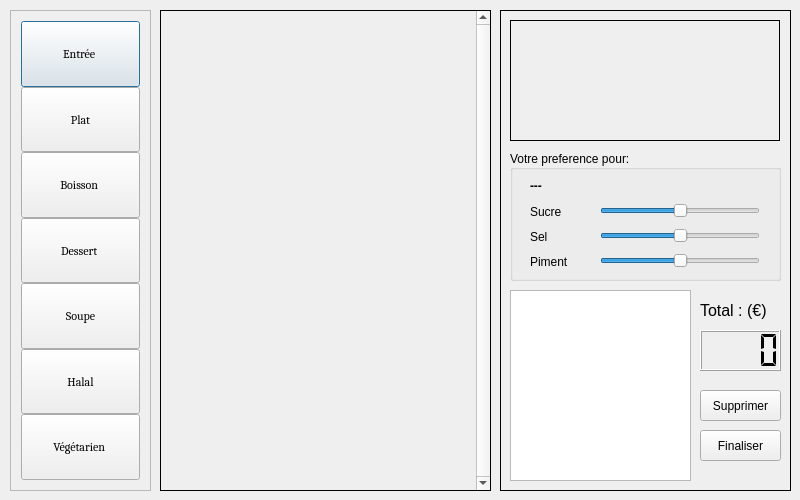
<?xml version="1.0" encoding="UTF-8"?>
<ui version="4.0">
 <class>Widget</class>
 <widget class="QWidget" name="Widget">
  <property name="geometry">
   <rect>
    <x>0</x>
    <y>0</y>
    <width>800</width>
    <height>500</height>
   </rect>
  </property>
  <property name="minimumSize">
   <size>
    <width>800</width>
    <height>500</height>
   </size>
  </property>
  <property name="maximumSize">
   <size>
    <width>800</width>
    <height>500</height>
   </size>
  </property>
  <property name="windowTitle">
   <string>Widget</string>
  </property>
  <widget class="QFrame" name="frame">
   <property name="geometry">
    <rect>
     <x>10</x>
     <y>10</y>
     <width>141</width>
     <height>481</height>
    </rect>
   </property>
   <property name="frameShape">
    <enum>QFrame::StyledPanel</enum>
   </property>
   <property name="frameShadow">
    <enum>QFrame::Plain</enum>
   </property>
   <widget class="QWidget" name="verticalLayoutWidget">
    <property name="geometry">
     <rect>
      <x>0</x>
      <y>0</y>
      <width>141</width>
      <height>481</height>
     </rect>
    </property>
    <layout class="QVBoxLayout" name="verticalLayout">
     <property name="spacing">
      <number>0</number>
     </property>
     <item>
      <widget class="QPushButton" name="pushButton">
       <property name="enabled">
        <bool>true</bool>
       </property>
       <property name="sizePolicy">
        <sizepolicy hsizetype="Minimum" vsizetype="Minimum">
         <horstretch>0</horstretch>
         <verstretch>0</verstretch>
        </sizepolicy>
       </property>
       <property name="font">
        <font>
         <family>Cambria</family>
        </font>
       </property>
       <property name="text">
        <string>Entrée </string>
       </property>
       <property name="autoDefault">
        <bool>false</bool>
       </property>
       <property name="default">
        <bool>true</bool>
       </property>
       <property name="flat">
        <bool>false</bool>
       </property>
      </widget>
     </item>
     <item>
      <widget class="QPushButton" name="pushButton_2">
       <property name="sizePolicy">
        <sizepolicy hsizetype="Minimum" vsizetype="Minimum">
         <horstretch>0</horstretch>
         <verstretch>0</verstretch>
        </sizepolicy>
       </property>
       <property name="font">
        <font>
         <family>Cambria</family>
         <weight>50</weight>
         <bold>false</bold>
        </font>
       </property>
       <property name="text">
        <string>Plat</string>
       </property>
      </widget>
     </item>
     <item>
      <widget class="QPushButton" name="pushButton_3">
       <property name="sizePolicy">
        <sizepolicy hsizetype="Minimum" vsizetype="Minimum">
         <horstretch>0</horstretch>
         <verstretch>0</verstretch>
        </sizepolicy>
       </property>
       <property name="font">
        <font>
         <family>Cambria</family>
        </font>
       </property>
       <property name="text">
        <string>Boisson </string>
       </property>
       <property name="autoDefault">
        <bool>false</bool>
       </property>
       <property name="default">
        <bool>false</bool>
       </property>
      </widget>
     </item>
     <item>
      <widget class="QPushButton" name="pushButton_4">
       <property name="sizePolicy">
        <sizepolicy hsizetype="Minimum" vsizetype="Minimum">
         <horstretch>0</horstretch>
         <verstretch>0</verstretch>
        </sizepolicy>
       </property>
       <property name="font">
        <font>
         <family>Cambria</family>
        </font>
       </property>
       <property name="text">
        <string>Dessert </string>
       </property>
      </widget>
     </item>
     <item>
      <widget class="QPushButton" name="pushButton_5">
       <property name="sizePolicy">
        <sizepolicy hsizetype="Minimum" vsizetype="Minimum">
         <horstretch>0</horstretch>
         <verstretch>0</verstretch>
        </sizepolicy>
       </property>
       <property name="font">
        <font>
         <family>Cambria</family>
        </font>
       </property>
       <property name="text">
        <string>Soupe</string>
       </property>
      </widget>
     </item>
     <item>
      <widget class="QPushButton" name="pushButton_6">
       <property name="sizePolicy">
        <sizepolicy hsizetype="Minimum" vsizetype="Minimum">
         <horstretch>0</horstretch>
         <verstretch>0</verstretch>
        </sizepolicy>
       </property>
       <property name="font">
        <font>
         <family>Cambria</family>
        </font>
       </property>
       <property name="text">
        <string>Halal</string>
       </property>
      </widget>
     </item>
     <item>
      <widget class="QPushButton" name="pushButton_7">
       <property name="sizePolicy">
        <sizepolicy hsizetype="Minimum" vsizetype="Minimum">
         <horstretch>0</horstretch>
         <verstretch>0</verstretch>
        </sizepolicy>
       </property>
       <property name="font">
        <font>
         <family>Cambria</family>
        </font>
       </property>
       <property name="text">
        <string>Végétarien </string>
       </property>
      </widget>
     </item>
    </layout>
   </widget>
  </widget>
  <widget class="QFrame" name="frame_3">
   <property name="geometry">
    <rect>
     <x>500</x>
     <y>10</y>
     <width>291</width>
     <height>481</height>
    </rect>
   </property>
   <property name="frameShape">
    <enum>QFrame::Box</enum>
   </property>
   <property name="frameShadow">
    <enum>QFrame::Plain</enum>
   </property>
   <widget class="QLabel" name="label">
    <property name="geometry">
     <rect>
      <x>10</x>
      <y>10</y>
      <width>270</width>
      <height>121</height>
     </rect>
    </property>
    <property name="frameShape">
     <enum>QFrame::Box</enum>
    </property>
    <property name="text">
     <string/>
    </property>
    <property name="scaledContents">
     <bool>true</bool>
    </property>
   </widget>
   <widget class="QGroupBox" name="groupBox">
    <property name="geometry">
     <rect>
      <x>10</x>
      <y>140</y>
      <width>271</width>
      <height>131</height>
     </rect>
    </property>
    <property name="font">
     <font>
      <kerning>true</kerning>
     </font>
    </property>
    <property name="layoutDirection">
     <enum>Qt::LeftToRight</enum>
    </property>
    <property name="title">
     <string>Votre preference pour:</string>
    </property>
    <property name="alignment">
     <set>Qt::AlignLeading|Qt::AlignLeft|Qt::AlignVCenter</set>
    </property>
    <property name="flat">
     <bool>true</bool>
    </property>
    <property name="checkable">
     <bool>false</bool>
    </property>
    <widget class="QSlider" name="horizontalSlider">
     <property name="geometry">
      <rect>
       <x>90</x>
       <y>50</y>
       <width>160</width>
       <height>21</height>
      </rect>
     </property>
     <property name="value">
      <number>50</number>
     </property>
     <property name="orientation">
      <enum>Qt::Horizontal</enum>
     </property>
    </widget>
    <widget class="QSlider" name="horizontalSlider_2">
     <property name="geometry">
      <rect>
       <x>90</x>
       <y>75</y>
       <width>160</width>
       <height>21</height>
      </rect>
     </property>
     <property name="value">
      <number>50</number>
     </property>
     <property name="orientation">
      <enum>Qt::Horizontal</enum>
     </property>
    </widget>
    <widget class="QSlider" name="horizontalSlider_3">
     <property name="geometry">
      <rect>
       <x>90</x>
       <y>100</y>
       <width>160</width>
       <height>21</height>
      </rect>
     </property>
     <property name="value">
      <number>50</number>
     </property>
     <property name="orientation">
      <enum>Qt::Horizontal</enum>
     </property>
    </widget>
    <widget class="QLabel" name="label_2">
     <property name="geometry">
      <rect>
       <x>20</x>
       <y>55</y>
       <width>59</width>
       <height>14</height>
      </rect>
     </property>
     <property name="text">
      <string>Sucre</string>
     </property>
    </widget>
    <widget class="QLabel" name="label_3">
     <property name="geometry">
      <rect>
       <x>20</x>
       <y>80</y>
       <width>59</width>
       <height>14</height>
      </rect>
     </property>
     <property name="text">
      <string>Sel</string>
     </property>
    </widget>
    <widget class="QLabel" name="label_4">
     <property name="geometry">
      <rect>
       <x>20</x>
       <y>105</y>
       <width>59</width>
       <height>14</height>
      </rect>
     </property>
     <property name="text">
      <string>Piment</string>
     </property>
    </widget>
    <widget class="QLabel" name="label_5">
     <property name="geometry">
      <rect>
       <x>20</x>
       <y>25</y>
       <width>211</width>
       <height>21</height>
      </rect>
     </property>
     <property name="font">
      <font>
       <pointsize>9</pointsize>
       <weight>75</weight>
       <bold>true</bold>
       <underline>false</underline>
      </font>
     </property>
     <property name="text">
      <string>---</string>
     </property>
    </widget>
   </widget>
   <widget class="QListWidget" name="listWidget">
    <property name="geometry">
     <rect>
      <x>10</x>
      <y>280</y>
      <width>181</width>
      <height>191</height>
     </rect>
    </property>
    <property name="frameShape">
     <enum>QFrame::StyledPanel</enum>
    </property>
    <property name="horizontalScrollBarPolicy">
     <enum>Qt::ScrollBarAlwaysOff</enum>
    </property>
   </widget>
   <widget class="QPushButton" name="pushButton_9">
    <property name="geometry">
     <rect>
      <x>200</x>
      <y>380</y>
      <width>81</width>
      <height>31</height>
     </rect>
    </property>
    <property name="text">
     <string>Supprimer</string>
    </property>
   </widget>
   <widget class="QPushButton" name="pushButton_11">
    <property name="geometry">
     <rect>
      <x>200</x>
      <y>420</y>
      <width>81</width>
      <height>31</height>
     </rect>
    </property>
    <property name="text">
     <string>Finaliser</string>
    </property>
   </widget>
   <widget class="QLCDNumber" name="lcdNumber">
    <property name="geometry">
     <rect>
      <x>200</x>
      <y>320</y>
      <width>81</width>
      <height>41</height>
     </rect>
    </property>
    <property name="smallDecimalPoint">
     <bool>false</bool>
    </property>
    <property name="digitCount">
     <number>4</number>
    </property>
    <property name="mode">
     <enum>QLCDNumber::Dec</enum>
    </property>
    <property name="segmentStyle">
     <enum>QLCDNumber::Flat</enum>
    </property>
    <property name="intValue" stdset="0">
     <number>0</number>
    </property>
   </widget>
   <widget class="QLabel" name="label_6">
    <property name="geometry">
     <rect>
      <x>200</x>
      <y>285</y>
      <width>81</width>
      <height>31</height>
     </rect>
    </property>
    <property name="font">
     <font>
      <pointsize>12</pointsize>
     </font>
    </property>
    <property name="text">
     <string>Total : (€)</string>
    </property>
   </widget>
  </widget>
  <widget class="QScrollArea" name="scrollArea">
   <property name="geometry">
    <rect>
     <x>160</x>
     <y>10</y>
     <width>331</width>
     <height>481</height>
    </rect>
   </property>
   <property name="frameShape">
    <enum>QFrame::Box</enum>
   </property>
   <property name="frameShadow">
    <enum>QFrame::Plain</enum>
   </property>
   <property name="verticalScrollBarPolicy">
    <enum>Qt::ScrollBarAlwaysOn</enum>
   </property>
   <property name="horizontalScrollBarPolicy">
    <enum>Qt::ScrollBarAlwaysOff</enum>
   </property>
   <property name="widgetResizable">
    <bool>true</bool>
   </property>
   <property name="alignment">
    <set>Qt::AlignLeading|Qt::AlignLeft|Qt::AlignTop</set>
   </property>
   <widget class="QWidget" name="scrollAreaWidgetContents">
    <property name="geometry">
     <rect>
      <x>0</x>
      <y>0</y>
      <width>308</width>
      <height>479</height>
     </rect>
    </property>
    <property name="sizePolicy">
     <sizepolicy hsizetype="Preferred" vsizetype="Preferred">
      <horstretch>0</horstretch>
      <verstretch>0</verstretch>
     </sizepolicy>
    </property>
    <property name="minimumSize">
     <size>
      <width>0</width>
      <height>400</height>
     </size>
    </property>
    <widget class="QWidget" name="verticalLayoutWidget_2">
     <property name="geometry">
      <rect>
       <x>0</x>
       <y>0</y>
       <width>301</width>
       <height>471</height>
      </rect>
     </property>
     <layout class="QVBoxLayout" name="verticalLayout_2">
      <property name="spacing">
       <number>0</number>
      </property>
      <property name="sizeConstraint">
       <enum>QLayout::SetMinimumSize</enum>
      </property>
     </layout>
    </widget>
   </widget>
  </widget>
  <widget class="QScrollArea" name="scrollArea_2">
   <property name="geometry">
    <rect>
     <x>160</x>
     <y>10</y>
     <width>331</width>
     <height>481</height>
    </rect>
   </property>
   <property name="frameShape">
    <enum>QFrame::Box</enum>
   </property>
   <property name="frameShadow">
    <enum>QFrame::Plain</enum>
   </property>
   <property name="verticalScrollBarPolicy">
    <enum>Qt::ScrollBarAlwaysOn</enum>
   </property>
   <property name="horizontalScrollBarPolicy">
    <enum>Qt::ScrollBarAlwaysOff</enum>
   </property>
   <property name="widgetResizable">
    <bool>true</bool>
   </property>
   <property name="alignment">
    <set>Qt::AlignLeading|Qt::AlignLeft|Qt::AlignTop</set>
   </property>
   <widget class="QWidget" name="scrollAreaWidgetContents_2">
    <property name="geometry">
     <rect>
      <x>0</x>
      <y>0</y>
      <width>308</width>
      <height>479</height>
     </rect>
    </property>
    <property name="sizePolicy">
     <sizepolicy hsizetype="Preferred" vsizetype="Preferred">
      <horstretch>0</horstretch>
      <verstretch>0</verstretch>
     </sizepolicy>
    </property>
    <property name="minimumSize">
     <size>
      <width>0</width>
      <height>400</height>
     </size>
    </property>
    <widget class="QWidget" name="verticalLayoutWidget_3">
     <property name="geometry">
      <rect>
       <x>0</x>
       <y>0</y>
       <width>301</width>
       <height>471</height>
      </rect>
     </property>
     <layout class="QVBoxLayout" name="verticalLayout_3">
      <property name="spacing">
       <number>0</number>
      </property>
      <property name="sizeConstraint">
       <enum>QLayout::SetMinimumSize</enum>
      </property>
     </layout>
    </widget>
   </widget>
  </widget>
  <widget class="QScrollArea" name="scrollArea_3">
   <property name="geometry">
    <rect>
     <x>160</x>
     <y>10</y>
     <width>331</width>
     <height>481</height>
    </rect>
   </property>
   <property name="frameShape">
    <enum>QFrame::Box</enum>
   </property>
   <property name="frameShadow">
    <enum>QFrame::Plain</enum>
   </property>
   <property name="verticalScrollBarPolicy">
    <enum>Qt::ScrollBarAlwaysOn</enum>
   </property>
   <property name="horizontalScrollBarPolicy">
    <enum>Qt::ScrollBarAlwaysOff</enum>
   </property>
   <property name="widgetResizable">
    <bool>true</bool>
   </property>
   <property name="alignment">
    <set>Qt::AlignLeading|Qt::AlignLeft|Qt::AlignTop</set>
   </property>
   <widget class="QWidget" name="scrollAreaWidgetContents_3">
    <property name="geometry">
     <rect>
      <x>0</x>
      <y>0</y>
      <width>308</width>
      <height>479</height>
     </rect>
    </property>
    <property name="sizePolicy">
     <sizepolicy hsizetype="Preferred" vsizetype="Preferred">
      <horstretch>0</horstretch>
      <verstretch>0</verstretch>
     </sizepolicy>
    </property>
    <property name="minimumSize">
     <size>
      <width>0</width>
      <height>400</height>
     </size>
    </property>
    <widget class="QWidget" name="verticalLayoutWidget_4">
     <property name="geometry">
      <rect>
       <x>0</x>
       <y>0</y>
       <width>301</width>
       <height>471</height>
      </rect>
     </property>
     <layout class="QVBoxLayout" name="verticalLayout_4">
      <property name="spacing">
       <number>0</number>
      </property>
      <property name="sizeConstraint">
       <enum>QLayout::SetMinimumSize</enum>
      </property>
     </layout>
    </widget>
   </widget>
  </widget>
  <widget class="QScrollArea" name="scrollArea_4">
   <property name="geometry">
    <rect>
     <x>160</x>
     <y>10</y>
     <width>331</width>
     <height>481</height>
    </rect>
   </property>
   <property name="frameShape">
    <enum>QFrame::Box</enum>
   </property>
   <property name="frameShadow">
    <enum>QFrame::Plain</enum>
   </property>
   <property name="verticalScrollBarPolicy">
    <enum>Qt::ScrollBarAlwaysOn</enum>
   </property>
   <property name="horizontalScrollBarPolicy">
    <enum>Qt::ScrollBarAlwaysOff</enum>
   </property>
   <property name="widgetResizable">
    <bool>true</bool>
   </property>
   <property name="alignment">
    <set>Qt::AlignLeading|Qt::AlignLeft|Qt::AlignTop</set>
   </property>
   <widget class="QWidget" name="scrollAreaWidgetContents_4">
    <property name="geometry">
     <rect>
      <x>0</x>
      <y>0</y>
      <width>308</width>
      <height>479</height>
     </rect>
    </property>
    <property name="sizePolicy">
     <sizepolicy hsizetype="Preferred" vsizetype="Preferred">
      <horstretch>0</horstretch>
      <verstretch>0</verstretch>
     </sizepolicy>
    </property>
    <property name="minimumSize">
     <size>
      <width>0</width>
      <height>400</height>
     </size>
    </property>
    <widget class="QWidget" name="verticalLayoutWidget_5">
     <property name="geometry">
      <rect>
       <x>0</x>
       <y>0</y>
       <width>301</width>
       <height>471</height>
      </rect>
     </property>
     <layout class="QVBoxLayout" name="verticalLayout_5">
      <property name="spacing">
       <number>0</number>
      </property>
      <property name="sizeConstraint">
       <enum>QLayout::SetMinimumSize</enum>
      </property>
     </layout>
    </widget>
   </widget>
  </widget>
  <widget class="QScrollArea" name="scrollArea_5">
   <property name="geometry">
    <rect>
     <x>160</x>
     <y>10</y>
     <width>331</width>
     <height>481</height>
    </rect>
   </property>
   <property name="frameShape">
    <enum>QFrame::Box</enum>
   </property>
   <property name="frameShadow">
    <enum>QFrame::Plain</enum>
   </property>
   <property name="verticalScrollBarPolicy">
    <enum>Qt::ScrollBarAlwaysOn</enum>
   </property>
   <property name="horizontalScrollBarPolicy">
    <enum>Qt::ScrollBarAlwaysOff</enum>
   </property>
   <property name="widgetResizable">
    <bool>true</bool>
   </property>
   <property name="alignment">
    <set>Qt::AlignLeading|Qt::AlignLeft|Qt::AlignTop</set>
   </property>
   <widget class="QWidget" name="scrollAreaWidgetContents_6">
    <property name="geometry">
     <rect>
      <x>0</x>
      <y>0</y>
      <width>308</width>
      <height>479</height>
     </rect>
    </property>
    <property name="sizePolicy">
     <sizepolicy hsizetype="Preferred" vsizetype="Preferred">
      <horstretch>0</horstretch>
      <verstretch>0</verstretch>
     </sizepolicy>
    </property>
    <property name="minimumSize">
     <size>
      <width>0</width>
      <height>400</height>
     </size>
    </property>
    <widget class="QWidget" name="verticalLayoutWidget_7">
     <property name="geometry">
      <rect>
       <x>0</x>
       <y>0</y>
       <width>301</width>
       <height>471</height>
      </rect>
     </property>
     <layout class="QVBoxLayout" name="verticalLayout_7">
      <property name="spacing">
       <number>0</number>
      </property>
      <property name="sizeConstraint">
       <enum>QLayout::SetMinimumSize</enum>
      </property>
     </layout>
    </widget>
   </widget>
  </widget>
  <widget class="QScrollArea" name="scrollArea_6">
   <property name="geometry">
    <rect>
     <x>160</x>
     <y>10</y>
     <width>331</width>
     <height>481</height>
    </rect>
   </property>
   <property name="frameShape">
    <enum>QFrame::Box</enum>
   </property>
   <property name="frameShadow">
    <enum>QFrame::Plain</enum>
   </property>
   <property name="verticalScrollBarPolicy">
    <enum>Qt::ScrollBarAlwaysOn</enum>
   </property>
   <property name="horizontalScrollBarPolicy">
    <enum>Qt::ScrollBarAlwaysOff</enum>
   </property>
   <property name="widgetResizable">
    <bool>true</bool>
   </property>
   <property name="alignment">
    <set>Qt::AlignLeading|Qt::AlignLeft|Qt::AlignTop</set>
   </property>
   <widget class="QWidget" name="scrollAreaWidgetContents_7">
    <property name="geometry">
     <rect>
      <x>0</x>
      <y>0</y>
      <width>308</width>
      <height>479</height>
     </rect>
    </property>
    <property name="sizePolicy">
     <sizepolicy hsizetype="Preferred" vsizetype="Preferred">
      <horstretch>0</horstretch>
      <verstretch>0</verstretch>
     </sizepolicy>
    </property>
    <property name="minimumSize">
     <size>
      <width>0</width>
      <height>400</height>
     </size>
    </property>
    <widget class="QWidget" name="verticalLayoutWidget_8">
     <property name="geometry">
      <rect>
       <x>0</x>
       <y>0</y>
       <width>301</width>
       <height>471</height>
      </rect>
     </property>
     <layout class="QVBoxLayout" name="verticalLayout_8">
      <property name="spacing">
       <number>0</number>
      </property>
      <property name="sizeConstraint">
       <enum>QLayout::SetMinimumSize</enum>
      </property>
     </layout>
    </widget>
   </widget>
  </widget>
  <widget class="QScrollArea" name="scrollArea_7">
   <property name="geometry">
    <rect>
     <x>160</x>
     <y>10</y>
     <width>331</width>
     <height>481</height>
    </rect>
   </property>
   <property name="frameShape">
    <enum>QFrame::Box</enum>
   </property>
   <property name="frameShadow">
    <enum>QFrame::Plain</enum>
   </property>
   <property name="verticalScrollBarPolicy">
    <enum>Qt::ScrollBarAlwaysOn</enum>
   </property>
   <property name="horizontalScrollBarPolicy">
    <enum>Qt::ScrollBarAlwaysOff</enum>
   </property>
   <property name="widgetResizable">
    <bool>true</bool>
   </property>
   <property name="alignment">
    <set>Qt::AlignLeading|Qt::AlignLeft|Qt::AlignTop</set>
   </property>
   <widget class="QWidget" name="scrollAreaWidgetContents_8">
    <property name="geometry">
     <rect>
      <x>0</x>
      <y>0</y>
      <width>308</width>
      <height>479</height>
     </rect>
    </property>
    <property name="sizePolicy">
     <sizepolicy hsizetype="Preferred" vsizetype="Preferred">
      <horstretch>0</horstretch>
      <verstretch>0</verstretch>
     </sizepolicy>
    </property>
    <property name="minimumSize">
     <size>
      <width>0</width>
      <height>400</height>
     </size>
    </property>
    <widget class="QWidget" name="verticalLayoutWidget_9">
     <property name="geometry">
      <rect>
       <x>0</x>
       <y>0</y>
       <width>301</width>
       <height>471</height>
      </rect>
     </property>
     <layout class="QVBoxLayout" name="verticalLayout_9">
      <property name="spacing">
       <number>0</number>
      </property>
      <property name="sizeConstraint">
       <enum>QLayout::SetMinimumSize</enum>
      </property>
     </layout>
    </widget>
   </widget>
  </widget>
 </widget>
 <layoutdefault spacing="6" margin="11"/>
 <resources/>
 <connections/>
</ui>
